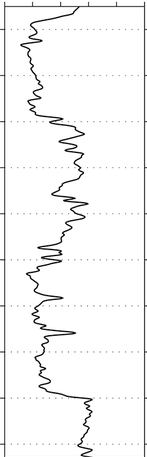
#> input picture well 2.PNG, 147 x 457 px, found by its file name
$ jupyter execute trace_opencv.ipynb
#> lines starting #> are read from the running program, lines starting #| are printed output that depends on the picture
[cell 1]
import cv2
import numpy as np
import matplotlib.pyplot as plt
import pandas as pd
import scipy.interpolate as sci

[cell 2]
img = cv2.imread('well 2.png', cv2.IMREAD_UNCHANGED)
#> img is the input picture: shape (457, 147, 4); mean B, G, R, A 245.1, 245.1, 245.1, 255

[cell 3]
img.shape
#> Out = (457, 147, 4)

[cell 4]
print('Type of the image : ' , type(img))
#| Type of the image :  <class 'numpy.ndarray'>
print()
print('Shape of the image : {}'.format(img.shape))
#| Shape of the image : (457, 147, 4)
print('Image Hight {}'.format(img.shape[0]))
#| Image Hight 457
print('Image Width {}'.format(img.shape[1]))
#| Image Width 147
print('Dimension of Image {}'.format(img.ndim))
#| Dimension of Image 3

[cell 5]
img_gray = cv2.cvtColor(img, cv2.COLOR_BGR2GRAY)

[cell 6]
ret , thresh = cv2.threshold(img_gray, 150, 255, cv2.THRESH_BINARY)
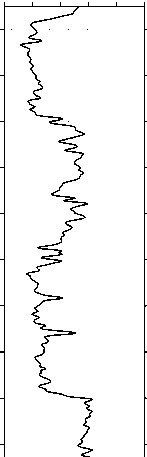
#> thresh: shape (457, 147); 95.8% white; black in thin lines or dots

[cell 7]
cv2.imshow('Binary Image', img_gray)
cv2.waitKey(0)
cv2.imwrite('image_thres1.jpg', thresh)
cv2.destroyAllWindows()

[cell 8]
# [12 lines of commented-out code are left out]

depth
txt
interpolasi

[cell 9]
vector = np.vectorize(np.int8)

ac = np.array((img_gray))
acc = vector(ac)
# y = (printArrays(457))

[cell 10]
ac

[cell 11]
# inter = interp1d(y, ac)

[cell 12]
np.savetxt('gray.npy',ac, delimiter='|')

[cell 13]
# plt.figure(figsize=(30,25))
plt.imshow(ac)
# plt.show()

[cell 14]
df = pd.DataFrame(ac, dtype=int)
#> df = table of 457 rows and 147 columns
df.dtypes

[cell 15]
# gridx = np.linspace(0, 1000, num=100, endpoint=False)
# gridy = np.linspace(0, 1000, num=100, endpoint=False)

# xg, yg = np.meshgrid(gridx, gridy)

# # x_g = xg.ravel()
# # y_g = yg.ravel()

pole = sci.NearestNDInterpolator(df, df[50])
pole

[cell 16]
plt.plot(pole, df)
plt.show()
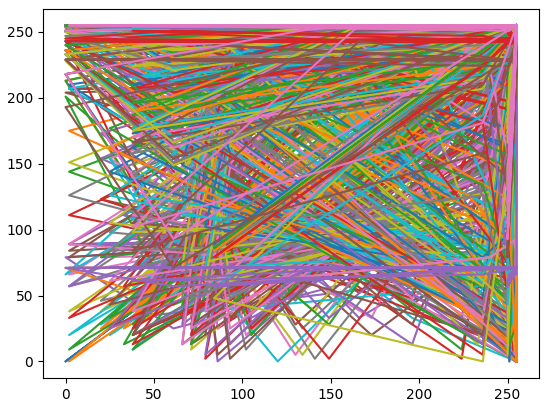
#> figure drawn by matplotlib, 1 panel

$ run again, with tyrmes.png copied over well 2.PNG
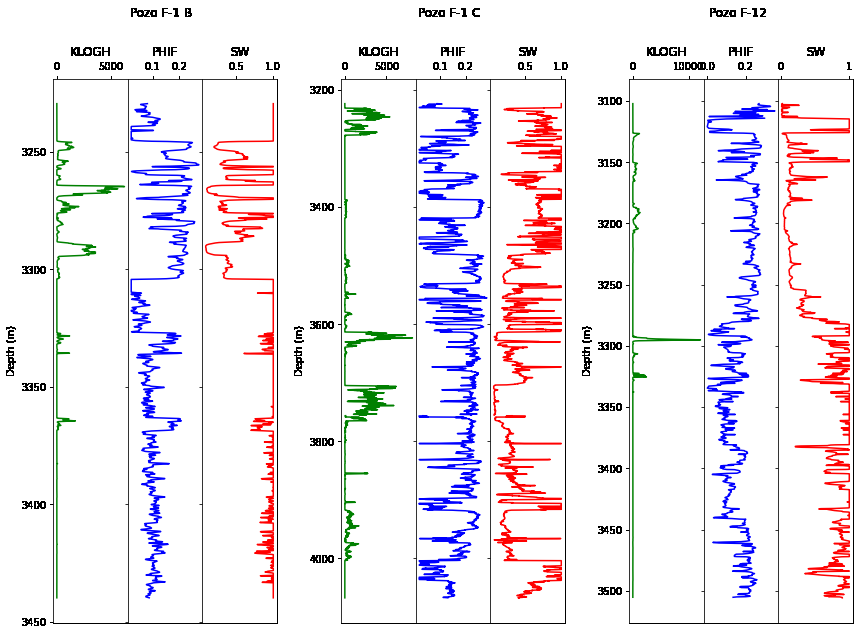
#> input picture tyrmes.png, 859 x 635 px, found by its file name
#> img is the input picture: shape (635, 859, 4); mean B, G, R, A 239.4, 233, 238.6, 173.3
#| Type of the image :  <class 'numpy.ndarray'>
#| Shape of the image : (635, 859, 4)
#| Image Hight 635
#| Image Width 859
#| Dimension of Image 3
#> `ret , thresh = cv2.threshold(img_gray, 150, 255, cv2.THRESH_BINARY)`:
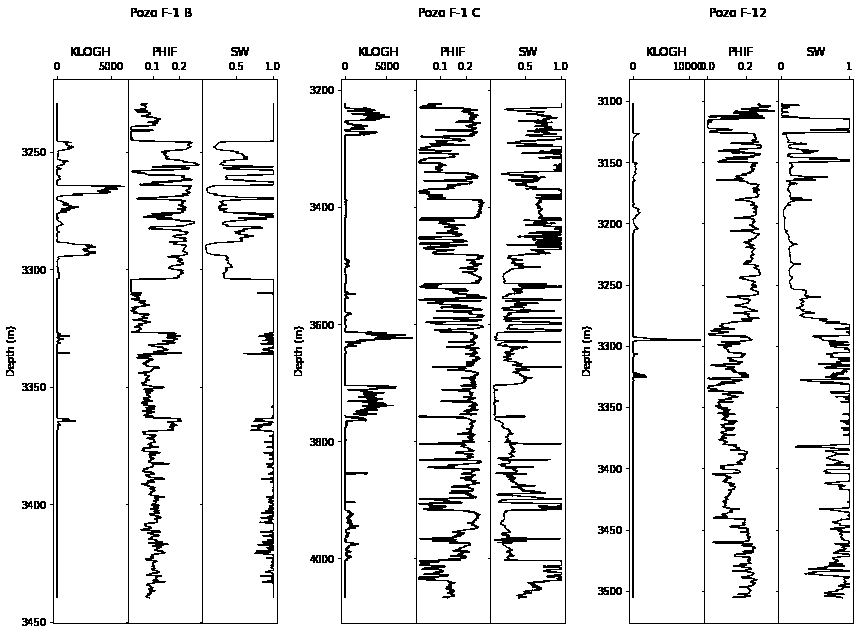
#> thresh: shape (635, 859); 90.7% white; black in thin lines or dots
#> df = table of 635 rows and 859 columns
#> `plt.show()`:
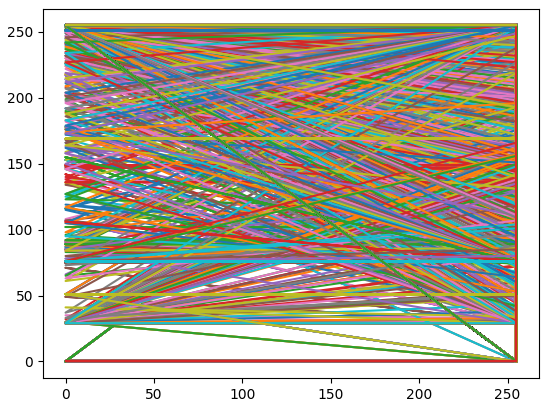
#> figure drawn by matplotlib, 1 panel
